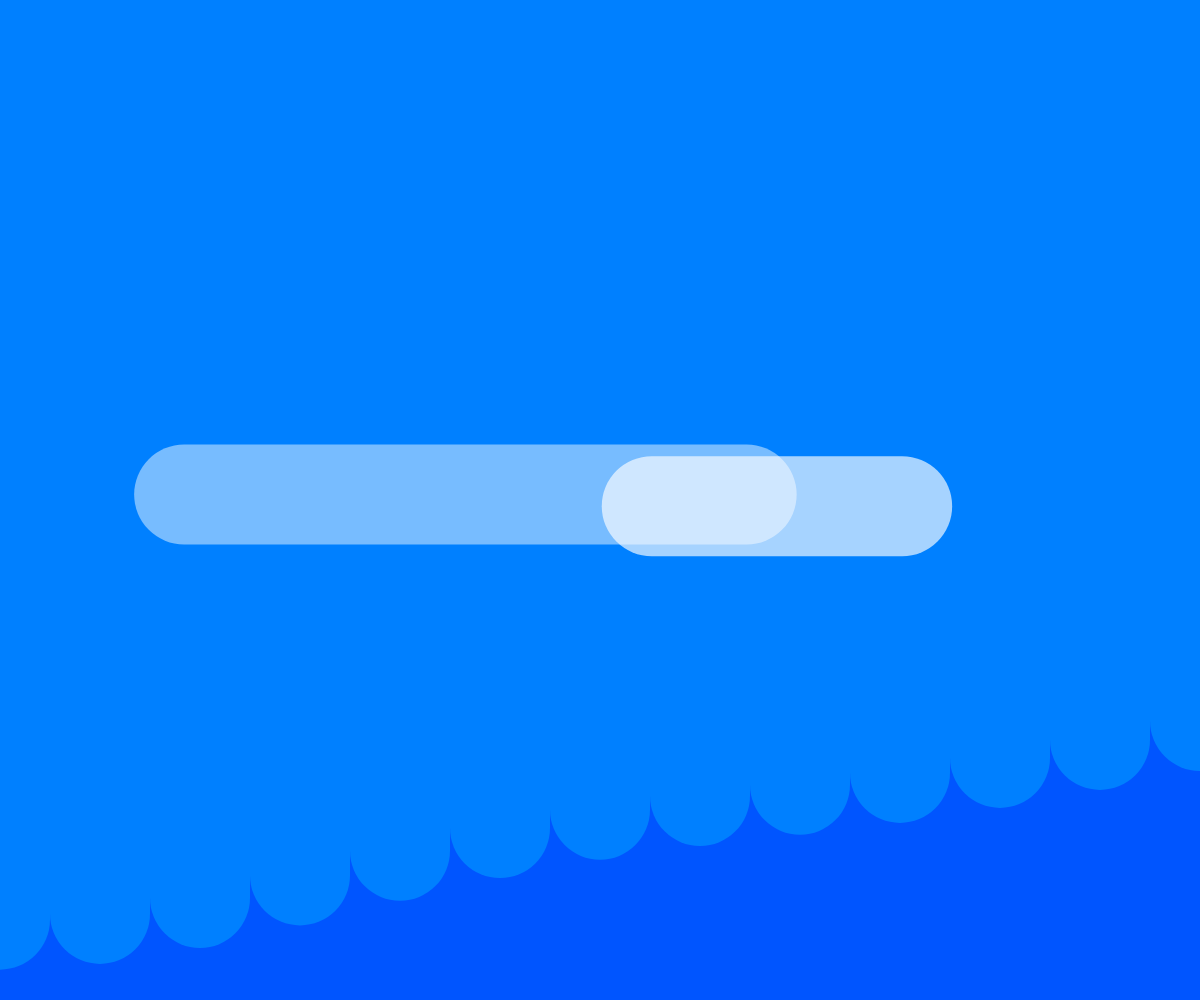
Frame 1 (no input)
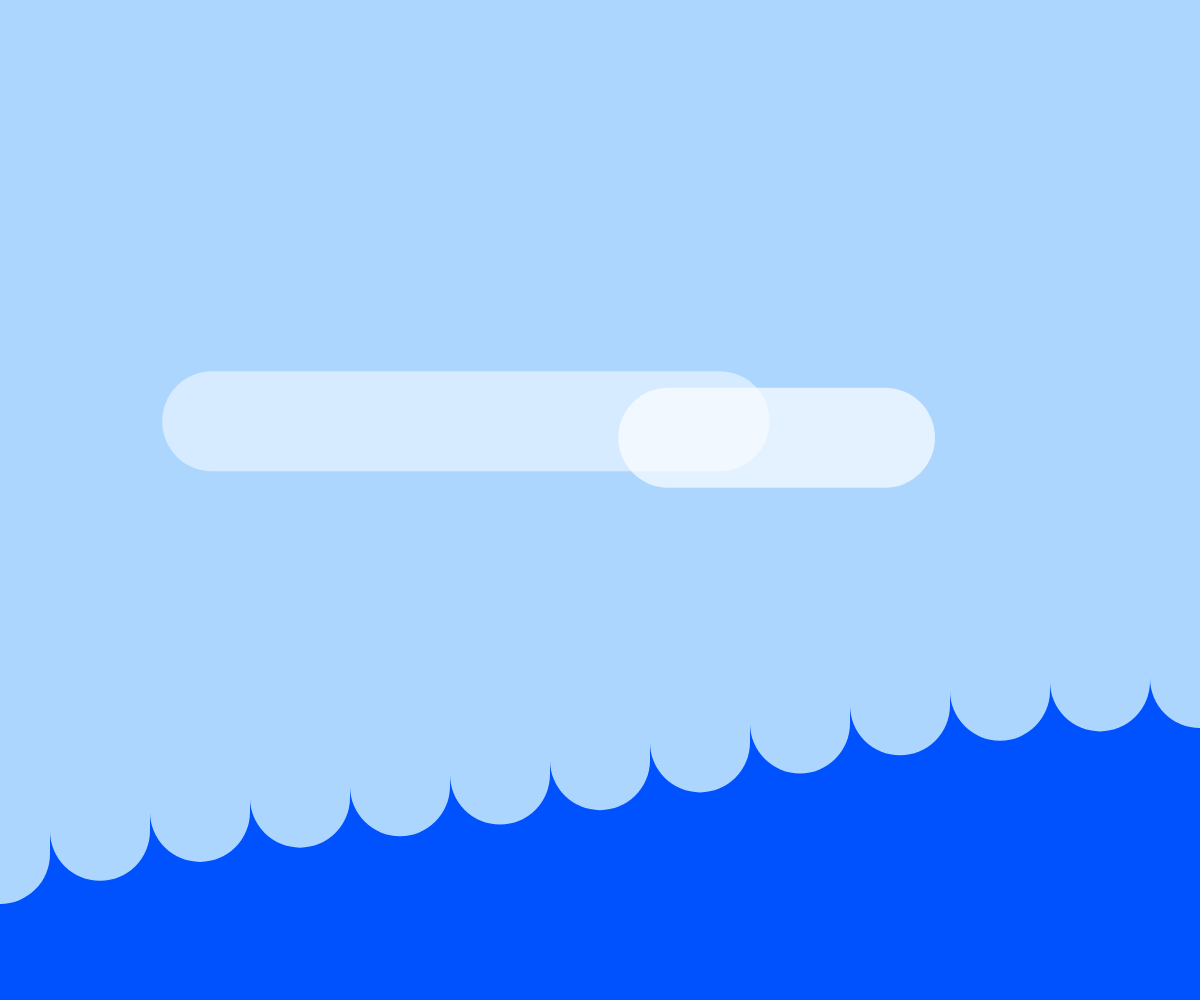
Frame 60 (no input)
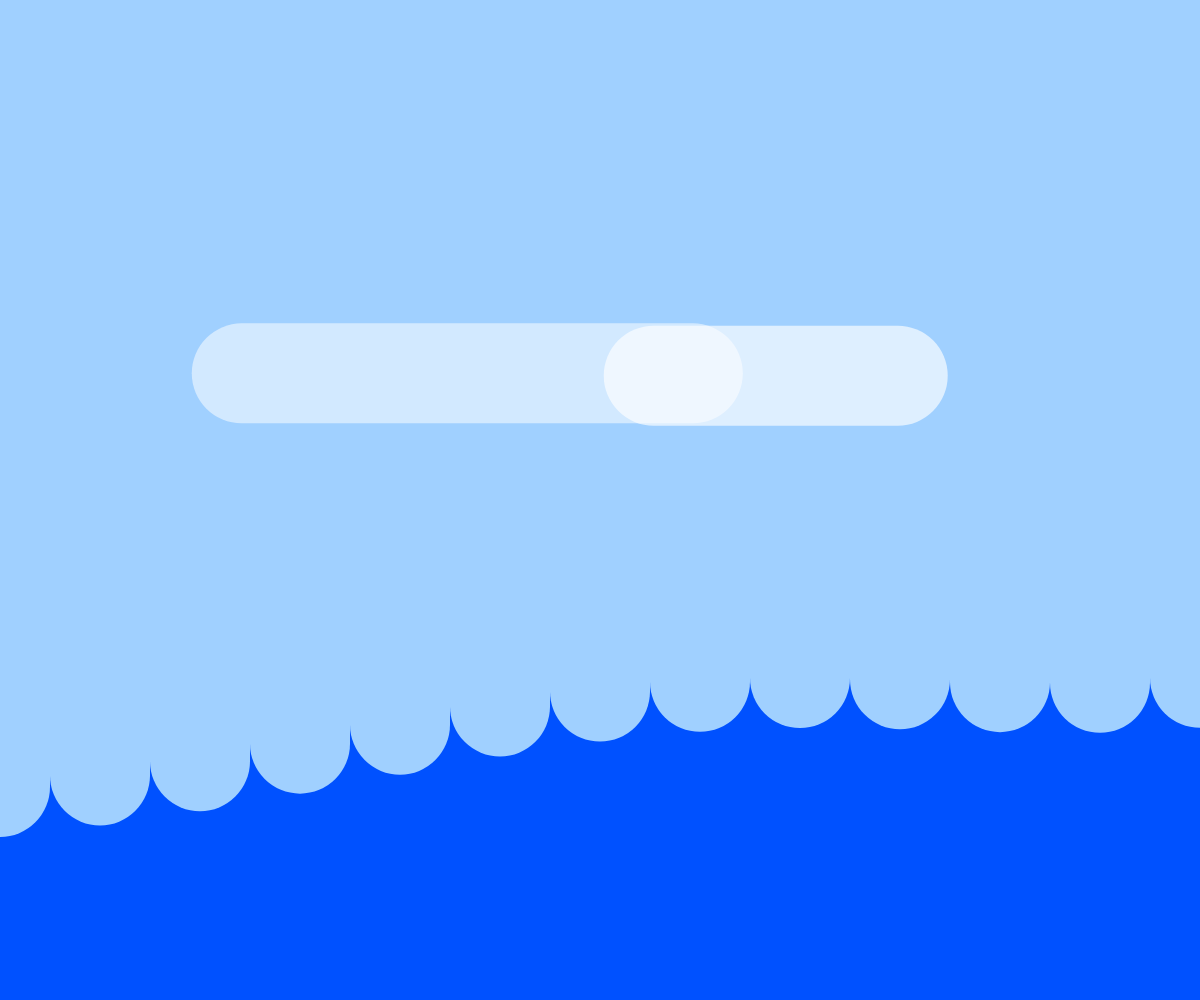
Frame 120 (the mouse pressed at the canvas centre since frame 60)

The p5.js sketch that drew these frames (run headless with seeded random() and noise() and a simulated clock; from frame 60 on, the mouse is pressed at the canvas centre):

// p5.js sketch
// ── sketch.js
var columnWidth = 100;
var numColumns;
var averageHeight = 0;

function setup() {
	// setup canvas
	createCanvas( windowWidth, windowHeight );
	frameRate(1000);
	colorMode(HSB);

	numColumns = width / columnWidth;
}

function draw()
{
	var waveHue = 220 + sin( millis() / 1000);
	var saturation = 20 + map( averageHeight, 0, height, 100, 0 );
	background( waveHue, 255, 255, 1 );
	stroke( 210, saturation, 100, 1);
	strokeWeight( columnWidth );
	strokeCap(ROUND);

	var timeComponent = millis() / 10000;

	var totalHeights = 0;
	for( var i = 0; i < numColumns + 2; i++ )
	{
		var colX = i * columnWidth;
		var noiseComponent = noise( colX / 4000  + timeComponent );
		var colHeight = map( noiseComponent, 0, 1, 0, height ) + height / 4;
		line( colX, 0, colX, colHeight );

		totalHeights += colHeight;
	}

	averageHeight = totalHeights / numColumns;

	// fill( 0, 0, 0, 255 );
	// stroke( 255, 0, 100, 0.5 );
	// ellipse( width * 0.25, height / 4, 300, 300 );
	// ellipse( width * 0.75, height / 4, 300, 300 );

	//	draw clouds
	var cloudTimeComponent = timeComponent / 1;
	for( var i = 0; i < 3; i++ )
	{
		var lengthNoise = noise( i * 100 + cloudTimeComponent );
		var cloudLength = map( lengthNoise, 0, 1, 0, width * 0.7 );
		var heightNoise = noise( i * 1000 + 1000 + cloudTimeComponent );
		var cloudHeight = averageHeight + map( heightNoise, 0, 1, -100, 100 ) + (cloudLength / 20) - (height * 0.5);
		var xPosNoise = noise( i * 1000 + 2000 + cloudTimeComponent  / 20);
		var cloudXPos = map( xPosNoise, 0, 1, -width, width * 2 );
		var cloudAlpha = map( cloudLength, 0, width * 0.7, 0.8, 0.3 );
		//console.log( cloudHeight );

		stroke( 195, 0, 255, cloudAlpha );
		strokeWeight( columnWidth );
		var halfCloudLength = cloudLength / 2;
		//line( cloudXPos - halfCloudLength, cloudHeight, cloudXPos + halfCloudLength, cloudHeight );
		line( cloudXPos - halfCloudLength, cloudHeight, cloudXPos + halfCloudLength, cloudHeight );
	}
}
